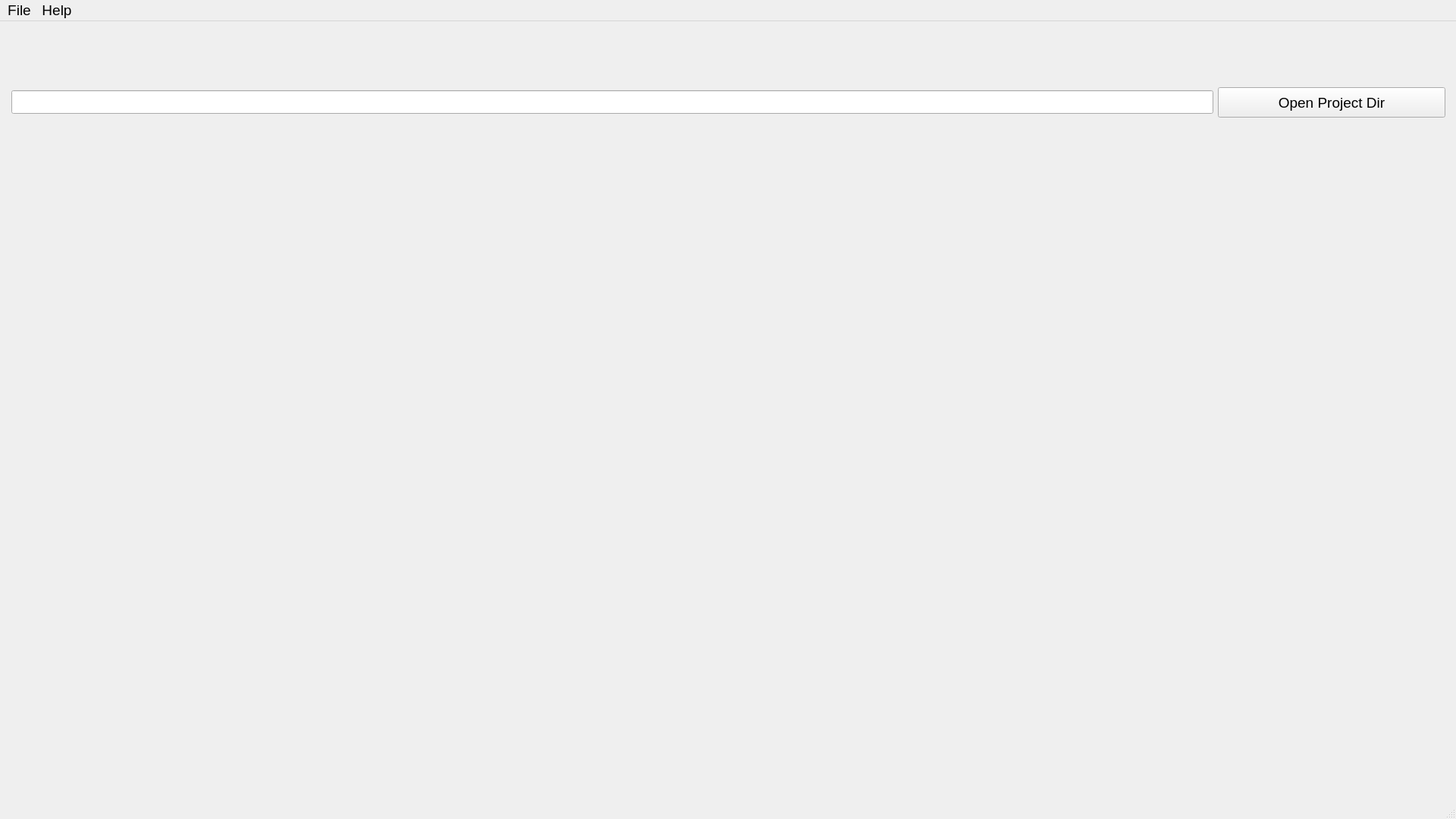
<?xml version="1.0" encoding="UTF-8"?>
<ui version="4.0">
 <class>KPM::MainWindow</class>
 <widget class="QMainWindow" name="KPM::MainWindow">
  <property name="geometry">
   <rect>
    <x>0</x>
    <y>0</y>
    <width>1920</width>
    <height>1080</height>
   </rect>
  </property>
  <property name="windowTitle">
   <string>MainWindow</string>
  </property>
  <widget class="QWidget" name="centralwidget">
   <widget class="QStackedWidget" name="PageSelector">
    <property name="geometry">
     <rect>
      <x>0</x>
      <y>0</y>
      <width>1920</width>
      <height>1080</height>
     </rect>
    </property>
    <property name="sizePolicy">
     <sizepolicy hsizetype="Expanding" vsizetype="Expanding">
      <horstretch>0</horstretch>
      <verstretch>0</verstretch>
     </sizepolicy>
    </property>
    <widget class="QWidget" name="page">
     <widget class="QWidget" name="horizontalLayoutWidget">
      <property name="geometry">
       <rect>
        <x>10</x>
        <y>10</y>
        <width>1901</width>
        <height>194</height>
       </rect>
      </property>
      <layout class="QHBoxLayout" name="ProjectLocation" stretch="0,0">
       <property name="leftMargin">
        <number>5</number>
       </property>
       <property name="topMargin">
        <number>5</number>
       </property>
       <property name="rightMargin">
        <number>5</number>
       </property>
       <property name="bottomMargin">
        <number>5</number>
       </property>
       <item>
        <widget class="QLineEdit" name="ProjectRootPath">
         <property name="font">
          <font>
           <pointsize>14</pointsize>
          </font>
         </property>
        </widget>
       </item>
       <item>
        <widget class="QPushButton" name="LocateProjectButton">
         <property name="sizePolicy">
          <sizepolicy hsizetype="Preferred" vsizetype="Fixed">
           <horstretch>0</horstretch>
           <verstretch>1</verstretch>
          </sizepolicy>
         </property>
         <property name="minimumSize">
          <size>
           <width>300</width>
           <height>40</height>
          </size>
         </property>
         <property name="baseSize">
          <size>
           <width>0</width>
           <height>0</height>
          </size>
         </property>
         <property name="font">
          <font>
           <pointsize>14</pointsize>
          </font>
         </property>
         <property name="text">
          <string>Open Project Dir</string>
         </property>
         <property name="icon">
          <iconset theme="Open">
           <normaloff>.</normaloff>.</iconset>
         </property>
         <property name="checkable">
          <bool>false</bool>
         </property>
         <property name="checked">
          <bool>false</bool>
         </property>
         <property name="flat">
          <bool>false</bool>
         </property>
        </widget>
       </item>
      </layout>
     </widget>
    </widget>
    <widget class="QWidget" name="page_2"/>
   </widget>
  </widget>
  <widget class="QMenuBar" name="menubar">
   <property name="geometry">
    <rect>
     <x>0</x>
     <y>0</y>
     <width>1920</width>
     <height>24</height>
    </rect>
   </property>
   <property name="font">
    <font>
     <pointsize>14</pointsize>
    </font>
   </property>
   <widget class="QMenu" name="menuFile">
    <property name="title">
     <string>File</string>
    </property>
    <addaction name="actionSettings"/>
   </widget>
   <widget class="QMenu" name="menuHelp">
    <property name="title">
     <string>Help</string>
    </property>
    <addaction name="actionAbout"/>
    <addaction name="actionHelp"/>
   </widget>
   <addaction name="menuFile"/>
   <addaction name="menuHelp"/>
  </widget>
  <widget class="QStatusBar" name="statusbar"/>
  <action name="actionSettings">
   <property name="text">
    <string>Settings</string>
   </property>
   <property name="shortcut">
    <string>Ctrl+Alt+S</string>
   </property>
  </action>
  <action name="actionAbout">
   <property name="text">
    <string>About</string>
   </property>
  </action>
  <action name="actionHelp">
   <property name="text">
    <string>Help</string>
   </property>
  </action>
 </widget>
 <resources/>
 <connections/>
</ui>
